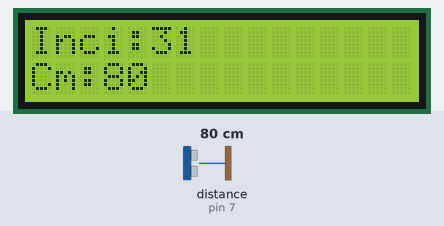
The program below on a simulated Arduino Uno, built with avr-gcc and run on an emulated ATmega328P. On the bench: 16×2 character LCD. Wiring (inferred from the names in the program): ultrasonic range finder: trigger pin 7; echo pin 7. The test bench sets the inputs (shaded band); at power-on: distance to the obstacle (sensor on pin 7) 80 cm. The echo pulse lasts 58.3 µs per cm.

Above: at 1.2 s.
1.3 s: distance to the obstacle (sensor on pin 7) set to 2 cm
At 2.4 s:
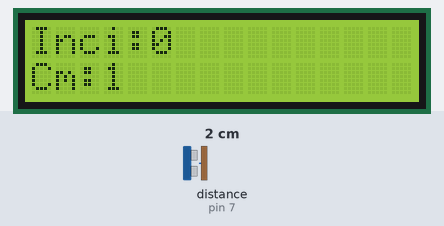
5.4 s: distance to the obstacle (sensor on pin 7) set to 4 cm
At 6.9 s:
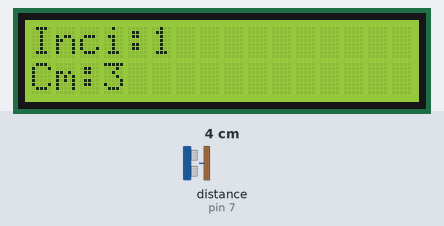
8.7 s: distance to the obstacle (sensor on pin 7) set to 9 cm
At 10.0 s:
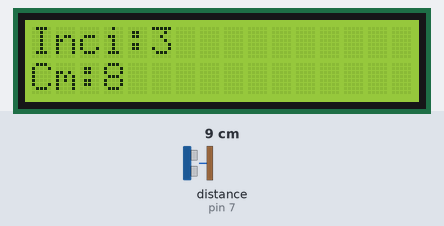
Timing chart, 0 to 11.7 s (numbered marks = the images above; inputs shaded):
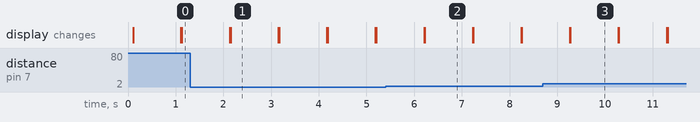

The program:

main.cpp
```cpp
#include <Arduino.h>
#include <LiquidCrystal_I2C.h>
#include <Wire.h>

// put function declarations here:
int myFunction(int, int);
LiquidCrystal_I2C lcd(0x27, 16, 2);
const int pingPin = 7;

long microsecondsToInches(long microseconds)
{
  // Convert microseconds to inches
  return microseconds / 74 / 2;
}

long microsecondsToCentimeters(long microseconds)
{
  // Convert microseconds to centimeters
  return microseconds / 29 / 2;
}

void setup()
{
  // put your setup code here, to run once:
  Serial.begin(9600);
  lcd.init();
  lcd.backlight();
  lcd.setCursor(0, 0);
  lcd.print("Ngukur Jarak Bolo~~");
}

void loop()
{
  // put your main code here, to run repeatedly:
  long inches, cm, duration;

  // Clear the LCD
  lcd.clear();
  // Send a pulse to the pingPin
  pinMode(pingPin, OUTPUT);
  digitalWrite(pingPin, LOW);
  delayMicroseconds(2);
  digitalWrite(pingPin, HIGH);
  delayMicroseconds(5);
  digitalWrite(pingPin, LOW);
  pinMode(pingPin, INPUT);
  duration = pulseIn(pingPin, HIGH);
  inches = microsecondsToInches(duration);
  cm = microsecondsToCentimeters(duration);

  // Display the distance on the LCD
  lcd.clear();
  lcd.setCursor(0, 0);
  lcd.print("Inci:");
  lcd.print(inches);
  lcd.setCursor(0, 1);
  lcd.print("Cm:");
  lcd.print(cm);

  delay(1000);
}

// put function definitions here:
```

Measured:
- after the input at 1.3 s, the display: first differs from a run without the input after 0.85 s (image 1)
- after the input at 5.4 s, the display: first differs from a run without the input after 0.82 s (image 2)
- after the input at 8.7 s, the display: first differs from a run without the input after 0.58 s (image 3)
- what the display in image 1 shows lasts 1.1 s, from 2.1 s to 3.2 s
